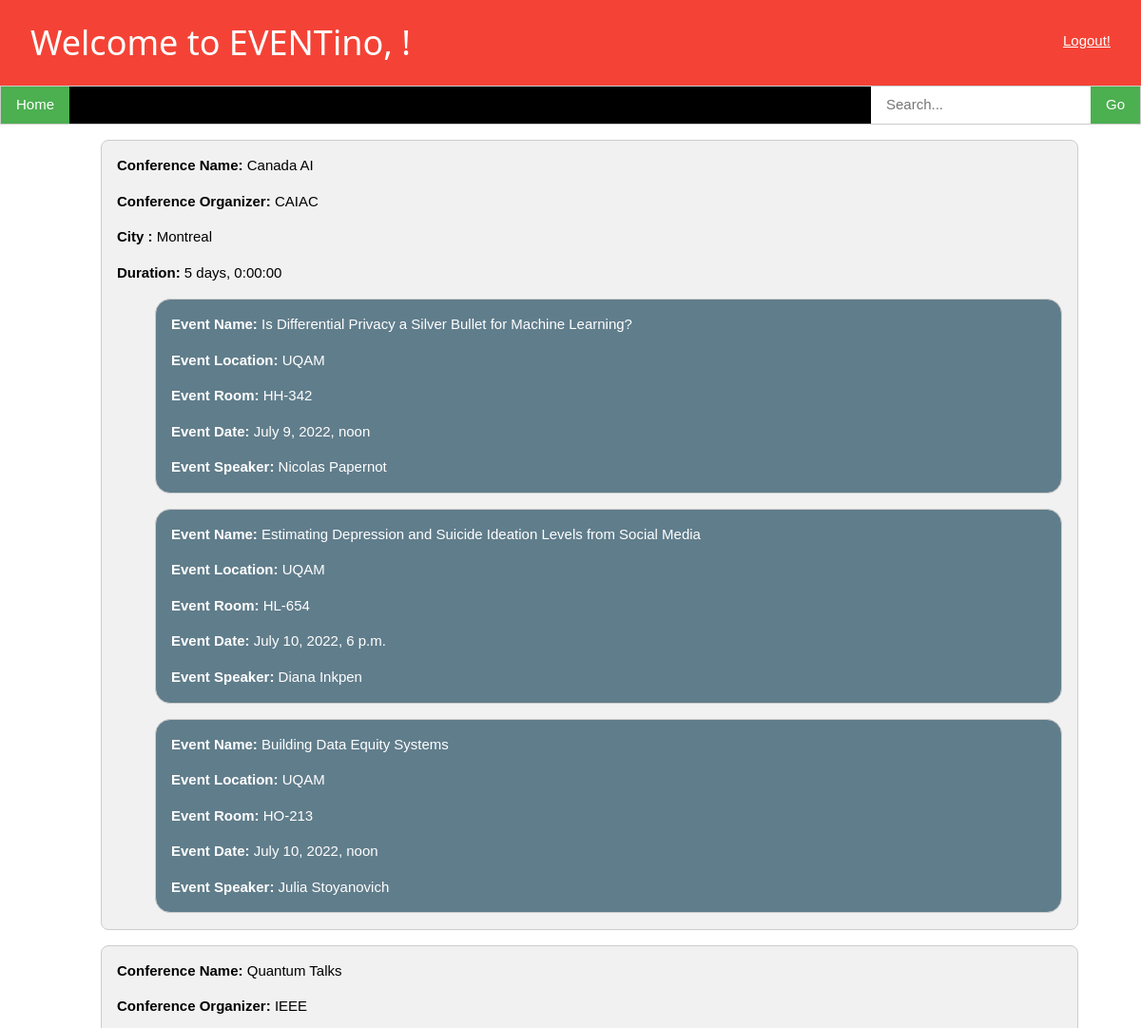
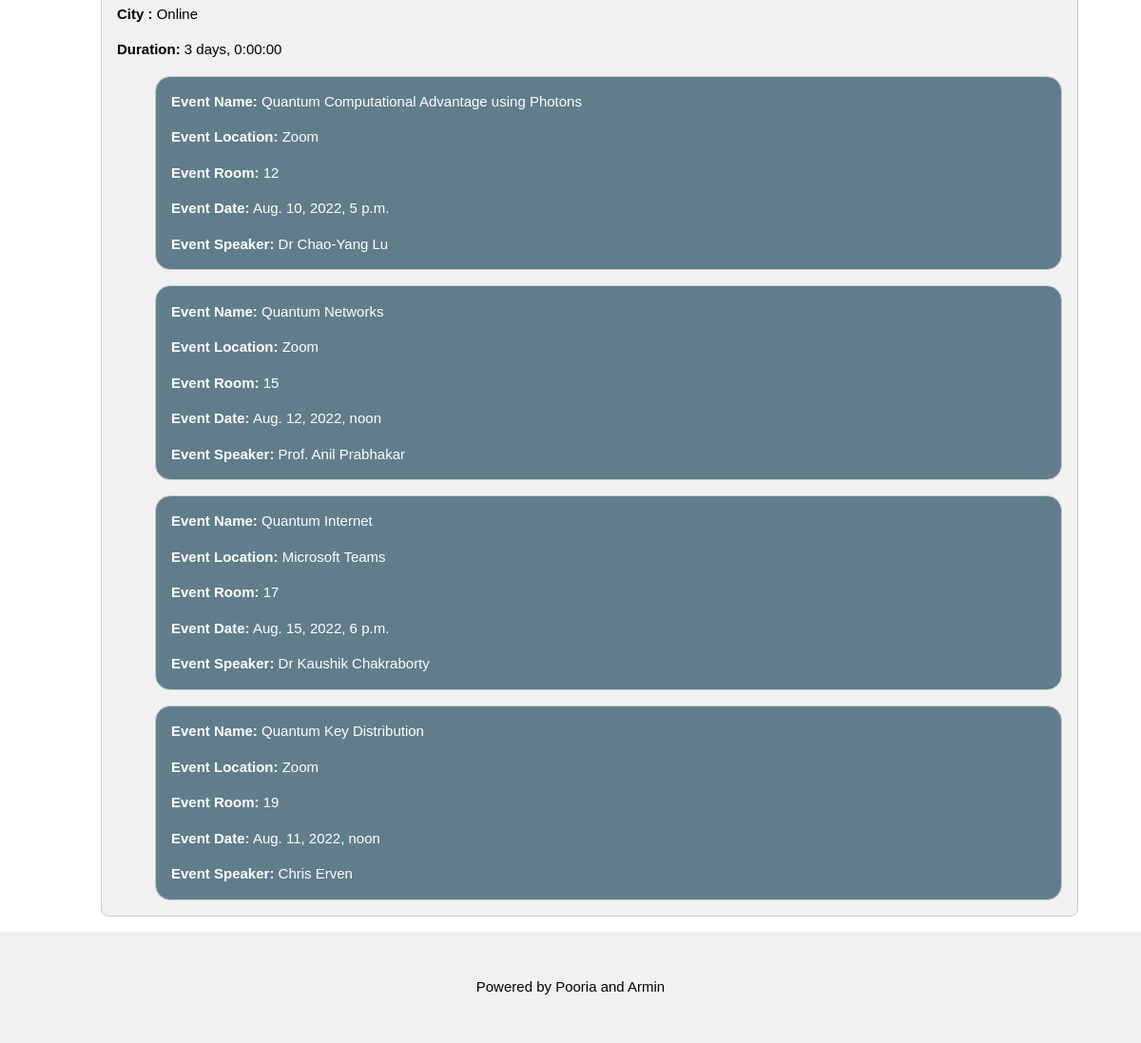
The app's page / (signed in) with its own data (2 pictures, top to bottom).
### eventHandler/models.py (models this page shows)
class Conference(models.Model):
    conferenceID = models.AutoField(primary_key=True)
    conferenceName = models.CharField(max_length=150)
    conferenceOrganizer = models.CharField(max_length=30)
    city = models.CharField(max_length=20)
    dateRange = models.DurationField(default=datetime.timedelta(days=1), blank=True)

class Event(models.Model):
    eventID = models.IntegerField(unique=True)
    eventName = models.CharField(max_length=150)
    eventLocation = models.CharField(max_length=20)
    eventRoom = models.CharField(max_length=15)
    eventDate = models.DateTimeField()
    eventSpeaker = models.CharField(max_length=60)
    conference = models.ForeignKey('Conference', on_delete=models.CASCADE, blank=True)

### eventHandler/views.py (the view)
# urls.py: path('', views.index, name='index'),
def index(request):
    allConf = Conference.objects.all()
    user_fname = ', Guest'
    login_stat = True
    if request.user.is_authenticated:
        allEvents = Event.objects.all()
        user_fname = ', ' + request.user.get_short_name()
        login_stat = False
    else:
        allEvents = {}
    template = loader.get_template('eventHandler/index.html')
    context = {
        'loginStat' : login_stat,
        'name' : user_fname,
        'conferences' : allConf,
        'events': allEvents,
    }
    return HttpResponse(template.render(context, request))

### eventHandler/templates/eventHandler/index.html (shortened to what this page needs)
<!DOCTYPE html>
<html>
    <head>
        <link rel="stylesheet" href="/static/eventHandler/css/w3.css">
    </head>
    <body>
        <header class="w3-container w3-bar w3-red">
            <h1 class="w3-bar-item">Welcome to EVENTino{{name}}!</h1>
            {% if loginStat %}
                <a href="login/" class="w3-bar-item w3-block w3-mobile w3-padding-32 w3-right">Login!</a>
            {% else %}
                <a href={% url 'logout' %} class="w3-bar-item w3-block w3-mobile w3-padding-32 w3-right">Logout!</a>
            {% endif%}
        </header>
        <div class="w3-bar w3-black w3-border">
            <a href="" class="w3-bar-item w3-button w3-mobile w3-green">Home</a>
            <button class="w3-bar-item w3-button w3-green w3-mobile w3-right">Go</button>
            <input type="text" class="w3-bar-item w3-input w3-white w3-mobile w3-right" placeholder="Search...">
        </div>
        <div class="w3-content" style="max-width:1100px">
            <div class="w3-container">
                {% if conferences %}
                    <ul>
                        {% for conference in conferences %}
                            <div class="w3-panel w3-border w3-light-grey w3-round-large">
                                <p><b>Conference Name:</b> {{ conference.conferenceName }}</p>
                                <p><b>Conference Organizer:</b> {{ conference.conferenceOrganizer }}</p>
                                <p><b>City :</b> {{ conference.city }}</p>
                                <p><b>Duration:</b> {{ conference.dateRange }}</p>
                                {% if events %}
                                    <ul>
                                        {% for event in events %}
                                            {% if event.conference.conferenceName == conference.conferenceName %}
                                                <div class="w3-panel w3-border w3-blue-grey w3-round-xlarge">
                                                    <p><b>Event Name:</b> {{ event.eventName }}</p>
                                                    <p><b>Event Location:</b> {{ event.eventLocation }}</p>
                                                    <p><b>Event Room:</b> {{ event.eventRoom }}</p>
                                                    <p><b>Event Date:</b> {{ event.eventDate }}</p>
                                                    <p><b>Event Speaker:</b> {{ event.eventSpeaker }}</p>
                                                </div>
                                            {% endif %}
                                        {% endfor %}
                                    </ul>
                                {% else %}
                                    <p class="w3-panel w3-red w3-round">Access Restricted!!!!</p>
                                {% endif %}
                            </div>
                        {% endfor %}
                    </ul>
                {% else %}
                    <p class="w3-panel w3-red">No Entry!!!!</p>
                {% endif %}
            </div>
        </div>
        <footer class="w3-center w3-light-grey w3-padding-32">
            <p>Powered by Pooria and Armin</p>
        </footer>
    </body>
</html>

### eventHandler/static/eventHandler/css/w3.css (style rules this page uses)
*,*:before,*:after { box-sizing:inherit }
html { -ms-text-size-adjust:100%;-webkit-text-size-adjust:100% }
body { margin:0 }
article,aside,details,figcaption,figure,footer,header,main,menu,nav,section { display:block }
a { background-color:transparent }
b,strong { font-weight:bolder }
button,input,select,textarea,optgroup { font:inherit;margin:0 }
button,input { overflow:visible }
button,select { text-transform:none }
button,[type=button],[type=reset],[type=submit] { -webkit-appearance:button }
html,body { font-family:Verdana,sans-serif;font-size:15px;line-height:1.5 }
html { overflow-x:hidden }
h1 { font-size:36px }
h1,h2,h3,h4,h5,h6 { font-family:"Segoe UI",Arial,sans-serif;font-weight:400;margin:10px 0 }
a { color:inherit }
.w3-btn,.w3-button { border:none;display:inline-block;padding:8px 16px;vertical-align:middle;overflow:hidden;text-decoration:none;color:inherit;background-color:inherit;text-align:center;cursor:pointer;white-space:nowrap }
.w3-btn,.w3-button { -webkit-touch-callout:none;-webkit-user-select:none;-khtml-user-select:none;-moz-user-select:none;-ms-user-select:none;user-select:none }
.w3-input { padding:8px;display:block;border:none;border-bottom:1px solid #ccc;width:100% }
.w3-bar { width:100%;overflow:hidden }
.w3-bar .w3-bar-item { padding:8px 16px;float:left;width:auto;border:none;display:block;outline:0 }
.w3-bar .w3-button { white-space:normal }
.w3-block { display:block;width:100% }
.w3-container:after,.w3-container:before,.w3-panel:after,.w3-panel:before,.w3-row:after,.w3-row:before,.w3-row-padding:after,.w3-row-padding:before, .w3-cell-row:before,.w3-cell-row:after,.w3-clear:after,.w3-clear:before,.w3-bar:before,.w3-bar:after { content:"";display:table;clear:both }
.w3-content,.w3-auto { margin-left:auto;margin-right:auto }
.w3-content { max-width:980px }
.w3-round-large { border-radius:8px }
.w3-round-xlarge { border-radius:16px }
.w3-container,.w3-panel { padding:0.01em 16px }
.w3-panel { margin-top:16px;margin-bottom:16px }
.w3-center { text-align:center!important }
.w3-border { border:1px solid #ccc!important }
.w3-padding-32 { padding-top:32px!important;padding-bottom:32px!important }
.w3-right { float:right!important }
.w3-blue-grey,.w3-hover-blue-grey:hover,.w3-blue-gray,.w3-hover-blue-gray:hover { color:#fff!important;background-color:#607d8b!important }
.w3-green,.w3-hover-green:hover { color:#fff!important;background-color:#4CAF50!important }
.w3-red,.w3-hover-red:hover { color:#fff!important;background-color:#f44336!important }
.w3-white,.w3-hover-white:hover { color:#000!important;background-color:#fff!important }
.w3-black,.w3-hover-black:hover { color:#fff!important;background-color:#000!important }
.w3-light-grey,.w3-hover-light-grey:hover,.w3-light-gray,.w3-hover-light-gray:hover { color:#000!important;background-color:#f1f1f1!important }

### records on screen
Conference: conferenceName "Canada AI", conferenceOrganizer "CAIAC", city "Montreal", dateRange "5 days, 0:00:00"
Event: eventName "Is Differential Privacy a Silver Bullet for Machine Learning?", eventLocation "UQAM", eventRoom "HH-342", eventDate "July 9, 2022, noon", eventSpeaker "Nicolas Papernot"
Event: eventName "Estimating Depression and Suicide Ideation Levels from Social Media", eventLocation "UQAM", eventRoom "HL-654", eventDate "July 10, 2022, 6 p.m.", eventSpeaker "Diana Inkpen"
Event: eventName "Building Data Equity Systems", eventLocation "UQAM", eventRoom "HO-213", eventDate "July 10, 2022, noon", eventSpeaker "Julia Stoyanovich"
Conference: conferenceName "Quantum Talks", conferenceOrganizer "IEEE", city "Online", dateRange "3 days, 0:00:00"
Event: eventName "Quantum Computational Advantage using Photons", eventLocation "Zoom", eventRoom "12", eventDate "Aug. 10, 2022, 5 p.m.", eventSpeaker "Dr Chao-Yang Lu"
Event: eventName "Quantum Networks", eventLocation "Zoom", eventRoom "15", eventDate "Aug. 12, 2022, noon", eventSpeaker "Prof. Anil Prabhakar"
Event: eventName "Quantum Internet", eventLocation "Microsoft Teams", eventRoom "17", eventDate "Aug. 15, 2022, 6 p.m.", eventSpeaker "Dr Kaushik Chakraborty"
Event: eventName "Quantum Key Distribution", eventLocation "Zoom", eventRoom "19", eventDate "Aug. 11, 2022, noon", eventSpeaker "Chris Erven"

### other values on screen
{{ name }} ","
